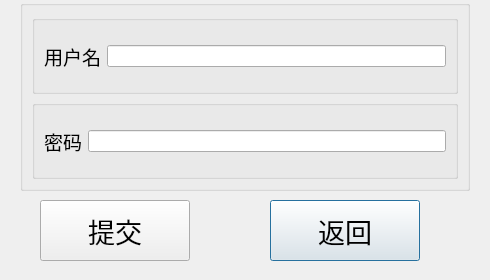
<?xml version="1.0" encoding="UTF-8"?>
<ui version="4.0">
 <class>Dialog</class>
 <widget class="QDialog" name="Dialog">
  <property name="geometry">
   <rect>
    <x>0</x>
    <y>0</y>
    <width>490</width>
    <height>280</height>
   </rect>
  </property>
  <property name="windowTitle">
   <string>Dialog</string>
  </property>
  <widget class="QGroupBox" name="groupBox">
   <property name="geometry">
    <rect>
     <x>20</x>
     <y>0</y>
     <width>450</width>
     <height>191</height>
    </rect>
   </property>
   <property name="title">
    <string/>
   </property>
   <layout class="QVBoxLayout" name="verticalLayout">
    <item>
     <widget class="QGroupBox" name="groupBox_username">
      <property name="title">
       <string/>
      </property>
      <layout class="QHBoxLayout" name="horizontalLayout_14">
       <item>
        <widget class="QLabel" name="label_username">
         <property name="font">
          <font>
           <pointsize>14</pointsize>
          </font>
         </property>
         <property name="text">
          <string>用户名</string>
         </property>
        </widget>
       </item>
       <item>
        <widget class="QLineEdit" name="lineEdit_username"/>
       </item>
      </layout>
     </widget>
    </item>
    <item>
     <widget class="QGroupBox" name="groupBox_password">
      <property name="title">
       <string/>
      </property>
      <layout class="QHBoxLayout" name="horizontalLayout_13">
       <item>
        <widget class="QLabel" name="label_password">
         <property name="font">
          <font>
           <pointsize>14</pointsize>
          </font>
         </property>
         <property name="text">
          <string>密码</string>
         </property>
        </widget>
       </item>
       <item>
        <widget class="QLineEdit" name="lineEdit_password"/>
       </item>
      </layout>
     </widget>
    </item>
   </layout>
  </widget>
  <widget class="QPushButton" name="pushButton_exit">
   <property name="geometry">
    <rect>
     <x>270</x>
     <y>200</y>
     <width>150</width>
     <height>61</height>
    </rect>
   </property>
   <property name="font">
    <font>
     <pointsize>20</pointsize>
    </font>
   </property>
   <property name="text">
    <string>返回</string>
   </property>
  </widget>
  <widget class="QPushButton" name="pushButton_submit">
   <property name="geometry">
    <rect>
     <x>40</x>
     <y>200</y>
     <width>150</width>
     <height>61</height>
    </rect>
   </property>
   <property name="font">
    <font>
     <pointsize>20</pointsize>
    </font>
   </property>
   <property name="text">
    <string>提交</string>
   </property>
  </widget>
 </widget>
 <resources/>
 <connections/>
</ui>
